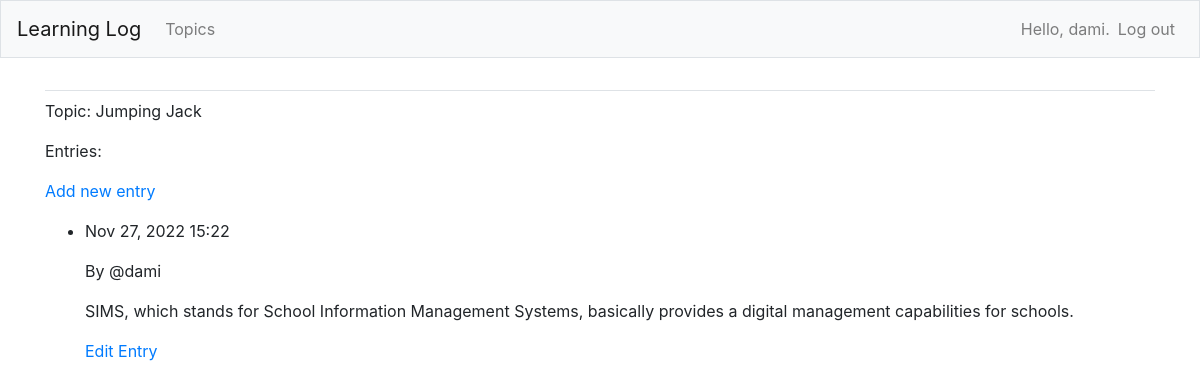
/topics/3 (signed in), run on the app's committed database.
### learning_logs/models.py (models this page shows, shortened)
class Topic(models.Model):
    text = models.CharField(max_length=200)
    date_added = models.DateTimeField(auto_now_add=True)
    owner = models.ForeignKey(User, on_delete=models.CASCADE)
    def __str__(self) -> str:
        return self.text

class Entry(models.Model):
    topic = models.ForeignKey(Topic, on_delete=models.CASCADE)
    text = models.TextField()
    date_added = models.DateTimeField(auto_now_add=True)
    class Meta:
        verbose_name_plural = 'entries'

### learning_logs/views.py (the view)
# urls.py: path('topics/<int:topic_id>', views.topic, name='topic'),
@login_required
def topic(request, topic_id):
    topic = Topic.objects.get(id=topic_id)
    if topic.owner != request.user:
        raise Http404
    entries = topic.entry_set.order_by('-date_added')
    context = {
        'topic': topic, 'entries': entries,
    }
    return render(request, 'learning_logs/topic.html', context)

### learning_logs/templates/learning_logs/topic.html
{% extends 'learning_logs/base.html' %}
{% block content %}
  <p>Topic: {{topic}}</p>
  <p>Entries:</p>
  <p>
    <a href="{% url 'learning_logs:new_entry' topic.id %}">Add new entry</a>
  </p>
  <ul>
    {% for entry in entries %}
      <li>
        <p>{{entry.date_added|date:'M d, Y H:i'}}</p>
        <p>By @{{entry.topic.owner.username}}</p>
        <p>{{entry.text|linebreaks}}</p>
        <a href="{% url 'learning_logs:edit_entry' entry.id %}">Edit Entry</a>
      </li>
    {% empty %}
      <li>There are no entries for this topic</li>
    {% endfor %}
  </ul>
{% endblock content %}

### learning_logs/templates/learning_logs/base.html (shortened to what this page needs)
{% load bootstrap4 %}
<!DOCTYPE html>
<html lang="en">
<head>
  {% bootstrap_css %}
</head>
<body>
  <nav class="navbar navbar-expand-md navbar-light bg-light mb-4 border">
    <a class="navbar-brand" href="{% url 'learning_logs:index'%}">Learning Log</a>
    <div class="collapse navbar-collapse" id="navbarCollapse">
      <ul class="navbar-nav mr-auto">
        <li class="nav-item">
          <a class="nav-link" href="{% url 'learning_logs:topics'%}">Topics</a>
        </li>
      </ul>
      <ul class="navbar-nav ml-auto">
        {% if user.is_authenticated %}
        <li class="nav-item">
          <span class="navbar-text">Hello, {{ user.username }}.</span>
        </li>
        <li class="nav-item">
        <a class="nav-link" href="{% url 'users:logout' %}">Log out</a>
        </li>
        {% endif %}
      </ul>
    </div>
  </nav>
  <main role="main" class="container">
    <div class="pb-2 mb-2 border-bottom">
    </div>
    <div>
      {% block content %}{% endblock content %}
    </div>
  </main>
</body>
</html>

### data on the page
Topic: text "Jumping Jack"
Entry: date_added "Nov 27, 2022 15:22", topic.owner.username "dami", text "SIMS, which stands for School Information Management Systems, basically provides a digital management capabilities for schools."

### other printed values
{{ user.username }} "dami"
